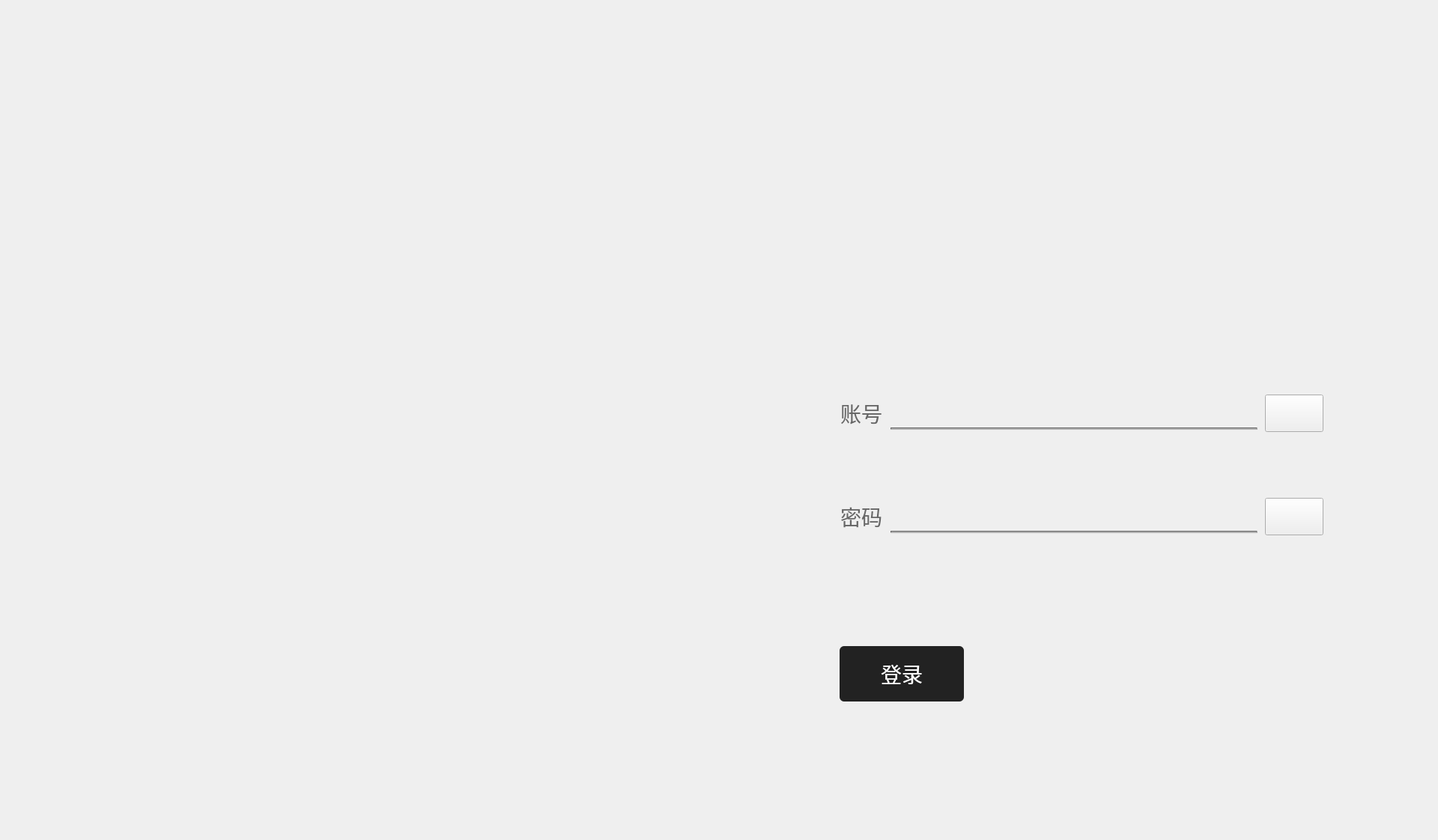
<?xml version="1.0" encoding="UTF-8"?>
<ui version="4.0">
 <class>Login</class>
 <widget class="QDialog" name="Login">
  <property name="geometry">
   <rect>
    <x>0</x>
    <y>0</y>
    <width>1920</width>
    <height>1122</height>
   </rect>
  </property>
  <property name="windowTitle">
   <string>Dialog</string>
  </property>
  <layout class="QGridLayout" name="gridLayout">
   <property name="leftMargin">
    <number>0</number>
   </property>
   <property name="topMargin">
    <number>0</number>
   </property>
   <property name="rightMargin">
    <number>0</number>
   </property>
   <property name="bottomMargin">
    <number>0</number>
   </property>
   <property name="spacing">
    <number>0</number>
   </property>
   <item row="0" column="1">
    <widget class="QStackedWidget" name="stackedWidget">
     <property name="currentIndex">
      <number>0</number>
     </property>
     <widget class="QWidget" name="page_3">
      <layout class="QGridLayout" name="gridLayout_6">
       <property name="leftMargin">
        <number>0</number>
       </property>
       <property name="topMargin">
        <number>0</number>
       </property>
       <property name="rightMargin">
        <number>0</number>
       </property>
       <property name="bottomMargin">
        <number>0</number>
       </property>
       <property name="spacing">
        <number>0</number>
       </property>
       <item row="0" column="0">
        <layout class="QHBoxLayout" name="horizontalLayout">
         <property name="spacing">
          <number>0</number>
         </property>
         <item>
          <layout class="QGridLayout" name="gridLayout_4">
           <item row="0" column="0">
            <widget class="QLabel" name="label">
             <property name="minimumSize">
              <size>
               <width>1121</width>
               <height>0</height>
              </size>
             </property>
             <property name="styleSheet">
              <string notr="true">background-image: url(:/Image/image/Login/loginbackground.png);</string>
             </property>
             <property name="text">
              <string/>
             </property>
            </widget>
           </item>
          </layout>
         </item>
         <item>
          <layout class="QGridLayout" name="gridLayout_5">
           <property name="topMargin">
            <number>240</number>
           </property>
           <property name="verticalSpacing">
            <number>0</number>
           </property>
           <item row="0" column="0">
            <layout class="QGridLayout" name="gridLayout_7">
             <property name="topMargin">
              <number>0</number>
             </property>
             <property name="bottomMargin">
              <number>90</number>
             </property>
             <property name="spacing">
              <number>0</number>
             </property>
             <item row="3" column="0">
              <widget class="QLabel" name="label_6">
               <property name="minimumSize">
                <size>
                 <width>0</width>
                 <height>90</height>
                </size>
               </property>
               <property name="text">
                <string/>
               </property>
              </widget>
             </item>
             <item row="1" column="0">
              <widget class="QLabel" name="label_5">
               <property name="minimumSize">
                <size>
                 <width>0</width>
                 <height>181</height>
                </size>
               </property>
               <property name="maximumSize">
                <size>
                 <width>16777215</width>
                 <height>181</height>
                </size>
               </property>
               <property name="text">
                <string/>
               </property>
              </widget>
             </item>
             <item row="0" column="0">
              <widget class="QLabel" name="label_2">
               <property name="minimumSize">
                <size>
                 <width>555</width>
                 <height>106</height>
                </size>
               </property>
               <property name="maximumSize">
                <size>
                 <width>555</width>
                 <height>106</height>
                </size>
               </property>
               <property name="styleSheet">
                <string notr="true">background-image: url(:/Image/image/Login/logintext.png);</string>
               </property>
               <property name="text">
                <string/>
               </property>
              </widget>
             </item>
             <item row="4" column="0">
              <layout class="QHBoxLayout" name="horizontalLayout_7">
               <item>
                <widget class="QPushButton" name="pushButton_2">
                 <property name="minimumSize">
                  <size>
                   <width>166</width>
                   <height>74</height>
                  </size>
                 </property>
                 <property name="styleSheet">
                  <string notr="true">width: 166px;
height: 74px;
background: #222222;
border-radius: 6px;
opacity: 0.65;
font-size: 28px;
color: #FFFFFF;</string>
                 </property>
                 <property name="text">
                  <string>登录</string>
                 </property>
                </widget>
               </item>
               <item>
                <spacer name="horizontalSpacer_2">
                 <property name="orientation">
                  <enum>Qt::Horizontal</enum>
                 </property>
                 <property name="sizeHint" stdset="0">
                  <size>
                   <width>40</width>
                   <height>20</height>
                  </size>
                 </property>
                </spacer>
               </item>
              </layout>
             </item>
             <item row="2" column="0">
              <layout class="QGridLayout" name="gridLayout_8">
               <property name="horizontalSpacing">
                <number>10</number>
               </property>
               <property name="verticalSpacing">
                <number>88</number>
               </property>
               <item row="0" column="0">
                <widget class="QLabel" name="label_3">
                 <property name="minimumSize">
                  <size>
                   <width>58</width>
                   <height>42</height>
                  </size>
                 </property>
                 <property name="maximumSize">
                  <size>
                   <width>58</width>
                   <height>16777215</height>
                  </size>
                 </property>
                 <property name="font">
                  <font>
                   <pointsize>-1</pointsize>
                  </font>
                 </property>
                 <property name="styleSheet">
                  <string notr="true">font-size: 28px;
color: #666666;</string>
                 </property>
                 <property name="text">
                  <string>账号</string>
                 </property>
                 <property name="alignment">
                  <set>Qt::AlignCenter</set>
                 </property>
                </widget>
               </item>
               <item row="1" column="1">
                <layout class="QVBoxLayout" name="verticalLayout_2">
                 <property name="spacing">
                  <number>0</number>
                 </property>
                 <item>
                  <widget class="QLineEdit" name="lineEdit">
                   <property name="minimumSize">
                    <size>
                     <width>490</width>
                     <height>40</height>
                    </size>
                   </property>
                   <property name="maximumSize">
                    <size>
                     <width>490</width>
                     <height>16777215</height>
                    </size>
                   </property>
                   <property name="styleSheet">
                    <string notr="true"> border: 0px ;
background-color: transparent;
font-size:25px</string>
                   </property>
                  </widget>
                 </item>
                 <item>
                  <widget class="Line" name="line_2">
                   <property name="styleSheet">
                    <string notr="true">background-color: #999999;</string>
                   </property>
                   <property name="lineWidth">
                    <number>2</number>
                   </property>
                   <property name="orientation">
                    <enum>Qt::Horizontal</enum>
                   </property>
                  </widget>
                 </item>
                </layout>
               </item>
               <item row="1" column="0">
                <widget class="QLabel" name="label_4">
                 <property name="minimumSize">
                  <size>
                   <width>58</width>
                   <height>42</height>
                  </size>
                 </property>
                 <property name="maximumSize">
                  <size>
                   <width>58</width>
                   <height>16777215</height>
                  </size>
                 </property>
                 <property name="styleSheet">
                  <string notr="true">font-size: 28px;
color: #666666;</string>
                 </property>
                 <property name="text">
                  <string>密码</string>
                 </property>
                 <property name="alignment">
                  <set>Qt::AlignCenter</set>
                 </property>
                </widget>
               </item>
               <item row="0" column="3">
                <spacer name="horizontalSpacer_3">
                 <property name="orientation">
                  <enum>Qt::Horizontal</enum>
                 </property>
                 <property name="sizeHint" stdset="0">
                  <size>
                   <width>40</width>
                   <height>20</height>
                  </size>
                 </property>
                </spacer>
               </item>
               <item row="0" column="1">
                <layout class="QVBoxLayout" name="verticalLayout">
                 <property name="spacing">
                  <number>0</number>
                 </property>
                 <item>
                  <widget class="QLineEdit" name="lineEdit_3">
                   <property name="minimumSize">
                    <size>
                     <width>490</width>
                     <height>40</height>
                    </size>
                   </property>
                   <property name="maximumSize">
                    <size>
                     <width>490</width>
                     <height>16777215</height>
                    </size>
                   </property>
                   <property name="styleSheet">
                    <string notr="true"> border: 0px ;
background-color: transparent;
font-size:25px</string>
                   </property>
                  </widget>
                 </item>
                 <item>
                  <widget class="Line" name="line">
                   <property name="styleSheet">
                    <string notr="true">background-color: #999999;</string>
                   </property>
                   <property name="lineWidth">
                    <number>2</number>
                   </property>
                   <property name="orientation">
                    <enum>Qt::Horizontal</enum>
                   </property>
                  </widget>
                 </item>
                </layout>
               </item>
               <item row="0" column="2">
                <widget class="QPushButton" name="pushButton_9">
                 <property name="minimumSize">
                  <size>
                   <width>78</width>
                   <height>50</height>
                  </size>
                 </property>
                 <property name="styleSheet">
                  <string notr="true">border-image: url(:/Image/image/user/keyboard.png);</string>
                 </property>
                 <property name="text">
                  <string/>
                 </property>
                </widget>
               </item>
               <item row="1" column="2">
                <widget class="QPushButton" name="pushButton_10">
                 <property name="minimumSize">
                  <size>
                   <width>78</width>
                   <height>50</height>
                  </size>
                 </property>
                 <property name="styleSheet">
                  <string notr="true">border-image: url(:/Image/image/user/keyboard.png);</string>
                 </property>
                 <property name="text">
                  <string/>
                 </property>
                </widget>
               </item>
              </layout>
             </item>
            </layout>
           </item>
           <item row="1" column="0">
            <layout class="QHBoxLayout" name="horizontalLayout_4">
             <item>
              <spacer name="horizontalSpacer">
               <property name="orientation">
                <enum>Qt::Horizontal</enum>
               </property>
               <property name="sizeHint" stdset="0">
                <size>
                 <width>40</width>
                 <height>20</height>
                </size>
               </property>
              </spacer>
             </item>
             <item>
              <widget class="QPushButton" name="pushButton">
               <property name="minimumSize">
                <size>
                 <width>107</width>
                 <height>95</height>
                </size>
               </property>
               <property name="focusPolicy">
                <enum>Qt::NoFocus</enum>
               </property>
               <property name="styleSheet">
                <string notr="true">background-image: url(:/Image/image/Login/changelogin.png);</string>
               </property>
               <property name="text">
                <string/>
               </property>
               <property name="flat">
                <bool>true</bool>
               </property>
              </widget>
             </item>
            </layout>
           </item>
          </layout>
         </item>
        </layout>
       </item>
      </layout>
     </widget>
     <widget class="QWidget" name="page_4">
      <layout class="QGridLayout" name="gridLayout_2">
       <property name="leftMargin">
        <number>0</number>
       </property>
       <property name="topMargin">
        <number>0</number>
       </property>
       <property name="rightMargin">
        <number>0</number>
       </property>
       <property name="bottomMargin">
        <number>0</number>
       </property>
       <property name="spacing">
        <number>0</number>
       </property>
       <item row="0" column="0">
        <layout class="QHBoxLayout" name="horizontalLayout_2">
         <property name="spacing">
          <number>0</number>
         </property>
         <item>
          <layout class="QGridLayout" name="gridLayout_9">
           <item row="0" column="0">
            <widget class="QLabel" name="label_7">
             <property name="minimumSize">
              <size>
               <width>1121</width>
               <height>0</height>
              </size>
             </property>
             <property name="styleSheet">
              <string notr="true">background-image: url(:/Image/image/Login/loginbackground.png);</string>
             </property>
             <property name="text">
              <string/>
             </property>
            </widget>
           </item>
          </layout>
         </item>
         <item>
          <layout class="QGridLayout" name="gridLayout_10">
           <property name="topMargin">
            <number>240</number>
           </property>
           <property name="verticalSpacing">
            <number>0</number>
           </property>
           <item row="1" column="0">
            <layout class="QHBoxLayout" name="horizontalLayout_5">
             <item>
              <spacer name="horizontalSpacer_6">
               <property name="orientation">
                <enum>Qt::Horizontal</enum>
               </property>
               <property name="sizeHint" stdset="0">
                <size>
                 <width>40</width>
                 <height>20</height>
                </size>
               </property>
              </spacer>
             </item>
             <item>
              <widget class="QPushButton" name="pushButton_4">
               <property name="minimumSize">
                <size>
                 <width>107</width>
                 <height>95</height>
                </size>
               </property>
               <property name="focusPolicy">
                <enum>Qt::NoFocus</enum>
               </property>
               <property name="styleSheet">
                <string notr="true">background-image: url(:/Image/image/Login/maintainuser.png);</string>
               </property>
               <property name="text">
                <string/>
               </property>
               <property name="flat">
                <bool>true</bool>
               </property>
              </widget>
             </item>
            </layout>
           </item>
           <item row="0" column="0">
            <layout class="QGridLayout" name="gridLayout_11">
             <property name="topMargin">
              <number>0</number>
             </property>
             <property name="bottomMargin">
              <number>90</number>
             </property>
             <property name="spacing">
              <number>0</number>
             </property>
             <item row="2" column="0">
              <layout class="QHBoxLayout" name="horizontalLayout_6">
               <property name="spacing">
                <number>80</number>
               </property>
               <item>
                <widget class="CustomButton" name="pushButton_6">
                 <property name="minimumSize">
                  <size>
                   <width>113</width>
                   <height>46</height>
                  </size>
                 </property>
                 <property name="styleSheet">
                  <string notr="true">font-size: 34px;
background-color: #F6F6F6;
color: #666666;
</string>
                 </property>
                 <property name="text">
                  <string>用户A</string>
                 </property>
                 <property name="flat">
                  <bool>true</bool>
                 </property>
                </widget>
               </item>
               <item>
                <widget class="CustomButton" name="pushButton_5">
                 <property name="minimumSize">
                  <size>
                   <width>113</width>
                   <height>46</height>
                  </size>
                 </property>
                 <property name="styleSheet">
                  <string notr="true">font-size: 34px;
color: #666666;
background-color: #F6F6F6;</string>
                 </property>
                 <property name="text">
                  <string>管理员</string>
                 </property>
                 <property name="flat">
                  <bool>true</bool>
                 </property>
                </widget>
               </item>
               <item>
                <spacer name="horizontalSpacer_7">
                 <property name="orientation">
                  <enum>Qt::Horizontal</enum>
                 </property>
                 <property name="sizeHint" stdset="0">
                  <size>
                   <width>40</width>
                   <height>20</height>
                  </size>
                 </property>
                </spacer>
               </item>
              </layout>
             </item>
             <item row="6" column="0">
              <layout class="QHBoxLayout" name="horizontalLayout_10">
               <item>
                <widget class="QLabel" name="label_13">
                 <property name="minimumSize">
                  <size>
                   <width>78</width>
                   <height>0</height>
                  </size>
                 </property>
                 <property name="maximumSize">
                  <size>
                   <width>78</width>
                   <height>16777215</height>
                  </size>
                 </property>
                 <property name="text">
                  <string/>
                 </property>
                </widget>
               </item>
               <item>
                <widget class="QPushButton" name="pushButton_7">
                 <property name="minimumSize">
                  <size>
                   <width>25</width>
                   <height>25</height>
                  </size>
                 </property>
                 <property name="maximumSize">
                  <size>
                   <width>25</width>
                   <height>25</height>
                  </size>
                 </property>
                 <property name="focusPolicy">
                  <enum>Qt::NoFocus</enum>
                 </property>
                 <property name="styleSheet">
                  <string notr="true">border-image: url(:/Image/image/user/unselected.png);
</string>
                 </property>
                 <property name="text">
                  <string/>
                 </property>
                 <property name="checkable">
                  <bool>false</bool>
                 </property>
                 <property name="autoDefault">
                  <bool>true</bool>
                 </property>
                 <property name="default">
                  <bool>false</bool>
                 </property>
                 <property name="flat">
                  <bool>true</bool>
                 </property>
                </widget>
               </item>
               <item>
                <widget class="QLabel" name="label_16">
                 <property name="minimumSize">
                  <size>
                   <width>4</width>
                   <height>0</height>
                  </size>
                 </property>
                 <property name="maximumSize">
                  <size>
                   <width>4</width>
                   <height>16777215</height>
                  </size>
                 </property>
                 <property name="text">
                  <string/>
                 </property>
                </widget>
               </item>
               <item>
                <widget class="QLabel" name="label_14">
                 <property name="minimumSize">
                  <size>
                   <width>74</width>
                   <height>25</height>
                  </size>
                 </property>
                 <property name="styleSheet">
                  <string notr="true">font-size: 18px;
color: #666666;</string>
                 </property>
                 <property name="text">
                  <string>记住密码</string>
                 </property>
                </widget>
               </item>
               <item>
                <spacer name="horizontalSpacer_8">
                 <property name="orientation">
                  <enum>Qt::Horizontal</enum>
                 </property>
                 <property name="sizeHint" stdset="0">
                  <size>
                   <width>40</width>
                   <height>20</height>
                  </size>
                 </property>
                </spacer>
               </item>
              </layout>
             </item>
             <item row="8" column="0">
              <layout class="QHBoxLayout" name="horizontalLayout_8">
               <item>
                <widget class="QPushButton" name="pushButton_3">
                 <property name="minimumSize">
                  <size>
                   <width>166</width>
                   <height>74</height>
                  </size>
                 </property>
                 <property name="styleSheet">
                  <string notr="true">width: 166px;
height: 74px;
background: #967A50;
border-radius: 6px;
opacity: 0.65;
font-size: 28px;
color: #FFFFFF;</string>
                 </property>
                 <property name="text">
                  <string>登录</string>
                 </property>
                </widget>
               </item>
               <item>
                <spacer name="horizontalSpacer_4">
                 <property name="orientation">
                  <enum>Qt::Horizontal</enum>
                 </property>
                 <property name="sizeHint" stdset="0">
                  <size>
                   <width>40</width>
                   <height>20</height>
                  </size>
                 </property>
                </spacer>
               </item>
              </layout>
             </item>
             <item row="1" column="0">
              <widget class="QLabel" name="label_9">
               <property name="minimumSize">
                <size>
                 <width>0</width>
                 <height>120</height>
                </size>
               </property>
               <property name="maximumSize">
                <size>
                 <width>16777215</width>
                 <height>16777215</height>
                </size>
               </property>
               <property name="text">
                <string/>
               </property>
              </widget>
             </item>
             <item row="4" column="0">
              <layout class="QHBoxLayout" name="horizontalLayout_3">
               <item>
                <widget class="QLabel" name="label_11">
                 <property name="minimumSize">
                  <size>
                   <width>78</width>
                   <height>42</height>
                  </size>
                 </property>
                 <property name="maximumSize">
                  <size>
                   <width>58</width>
                   <height>16777215</height>
                  </size>
                 </property>
                 <property name="styleSheet">
                  <string notr="true">font-size: 28px;
color: #666666;</string>
                 </property>
                 <property name="text">
                  <string>密码</string>
                 </property>
                 <property name="alignment">
                  <set>Qt::AlignCenter</set>
                 </property>
                </widget>
               </item>
               <item>
                <layout class="QVBoxLayout" name="verticalLayout_3">
                 <property name="spacing">
                  <number>0</number>
                 </property>
                 <item>
                  <widget class="QLineEdit" name="lineEdit_2">
                   <property name="minimumSize">
                    <size>
                     <width>490</width>
                     <height>40</height>
                    </size>
                   </property>
                   <property name="maximumSize">
                    <size>
                     <width>490</width>
                     <height>16777215</height>
                    </size>
                   </property>
                   <property name="styleSheet">
                    <string notr="true"> border: 0px ;
background-color: transparent;
font-size:40px</string>
                   </property>
                  </widget>
                 </item>
                 <item>
                  <widget class="Line" name="line_3">
                   <property name="styleSheet">
                    <string notr="true">background-color: #999999;</string>
                   </property>
                   <property name="lineWidth">
                    <number>2</number>
                   </property>
                   <property name="orientation">
                    <enum>Qt::Horizontal</enum>
                   </property>
                  </widget>
                 </item>
                </layout>
               </item>
               <item>
                <widget class="QPushButton" name="pushButton_8">
                 <property name="minimumSize">
                  <size>
                   <width>78</width>
                   <height>50</height>
                  </size>
                 </property>
                 <property name="styleSheet">
                  <string notr="true">border-image: url(:/Image/image/user/keyboard.png);</string>
                 </property>
                 <property name="text">
                  <string/>
                 </property>
                </widget>
               </item>
               <item>
                <spacer name="horizontalSpacer_5">
                 <property name="orientation">
                  <enum>Qt::Horizontal</enum>
                 </property>
                 <property name="sizeHint" stdset="0">
                  <size>
                   <width>40</width>
                   <height>20</height>
                  </size>
                 </property>
                </spacer>
               </item>
              </layout>
             </item>
             <item row="7" column="0">
              <widget class="QLabel" name="label_8">
               <property name="minimumSize">
                <size>
                 <width>0</width>
                 <height>90</height>
                </size>
               </property>
               <property name="text">
                <string/>
               </property>
              </widget>
             </item>
             <item row="0" column="0">
              <widget class="QLabel" name="label_10">
               <property name="minimumSize">
                <size>
                 <width>555</width>
                 <height>106</height>
                </size>
               </property>
               <property name="maximumSize">
                <size>
                 <width>555</width>
                 <height>106</height>
                </size>
               </property>
               <property name="styleSheet">
                <string notr="true">background-image: url(:/Image/image/Login/logintext.png);</string>
               </property>
               <property name="text">
                <string/>
               </property>
              </widget>
             </item>
             <item row="3" column="0">
              <widget class="QLabel" name="label_12">
               <property name="minimumSize">
                <size>
                 <width>0</width>
                 <height>90</height>
                </size>
               </property>
               <property name="text">
                <string/>
               </property>
              </widget>
             </item>
             <item row="5" column="0">
              <widget class="QLabel" name="label_15">
               <property name="minimumSize">
                <size>
                 <width>0</width>
                 <height>26</height>
                </size>
               </property>
               <property name="text">
                <string/>
               </property>
              </widget>
             </item>
            </layout>
           </item>
          </layout>
         </item>
        </layout>
       </item>
      </layout>
     </widget>
    </widget>
   </item>
  </layout>
 </widget>
 <customwidgets>
  <customwidget>
   <class>CustomButton</class>
   <extends>QPushButton</extends>
   <header location="global">CustomButton.h</header>
  </customwidget>
 </customwidgets>
 <resources/>
 <connections/>
</ui>
